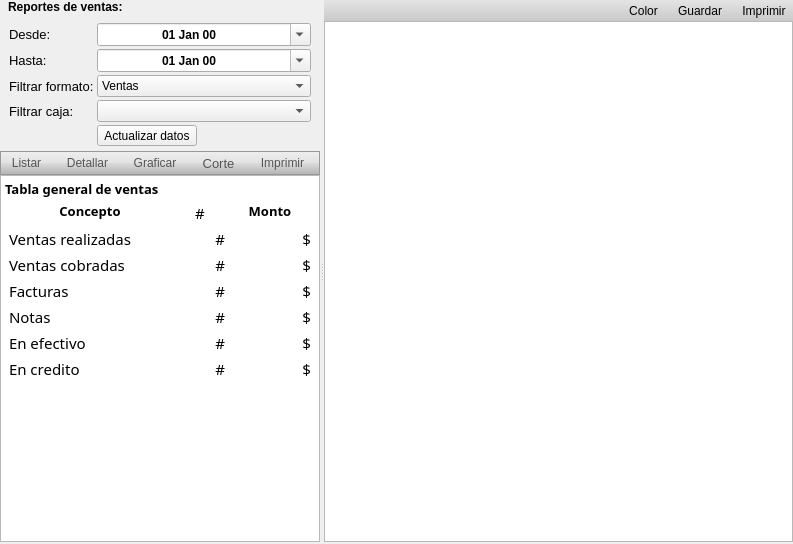
<?xml version="1.0" encoding="UTF-8"?>
<ui version="4.0">
 <class>Form</class>
 <widget class="QWidget" name="Form">
  <property name="geometry">
   <rect>
    <x>0</x>
    <y>0</y>
    <width>793</width>
    <height>544</height>
   </rect>
  </property>
  <property name="windowTitle">
   <string>Form</string>
  </property>
  <layout class="QVBoxLayout" name="verticalLayout_5">
   <property name="spacing">
    <number>0</number>
   </property>
   <property name="leftMargin">
    <number>0</number>
   </property>
   <property name="topMargin">
    <number>0</number>
   </property>
   <property name="rightMargin">
    <number>0</number>
   </property>
   <property name="bottomMargin">
    <number>2</number>
   </property>
   <item>
    <widget class="QWidget" name="topReportes" native="true">
     <layout class="QHBoxLayout" name="horizontalLayout_4">
      <property name="margin">
       <number>0</number>
      </property>
      <item>
       <layout class="QVBoxLayout" name="verticalLayout_4">
        <property name="spacing">
         <number>0</number>
        </property>
        <item>
         <widget class="QSplitter" name="splitter">
          <property name="orientation">
           <enum>Qt::Horizontal</enum>
          </property>
          <widget class="QWidget" name="layoutWidget">
           <layout class="QVBoxLayout" name="verticalLayout_3">
            <property name="spacing">
             <number>0</number>
            </property>
            <property name="sizeConstraint">
             <enum>QLayout::SetMaximumSize</enum>
            </property>
            <item>
             <widget class="QLabel" name="titulo">
              <property name="sizePolicy">
               <sizepolicy hsizetype="Preferred" vsizetype="Fixed">
                <horstretch>0</horstretch>
                <verstretch>0</verstretch>
               </sizepolicy>
              </property>
              <property name="font">
               <font>
                <weight>75</weight>
                <bold>true</bold>
               </font>
              </property>
              <property name="text">
               <string>Reportes de ventas:</string>
              </property>
              <property name="margin">
               <number>7</number>
              </property>
              <property name="indent">
               <number>8</number>
              </property>
             </widget>
            </item>
            <item>
             <widget class="QWidget" name="widget" native="true">
              <layout class="QVBoxLayout" name="verticalLayout_6">
               <property name="spacing">
                <number>3</number>
               </property>
               <property name="bottomMargin">
                <number>5</number>
               </property>
               <item>
                <layout class="QFormLayout" name="formLayout">
                 <property name="fieldGrowthPolicy">
                  <enum>QFormLayout::AllNonFixedFieldsGrow</enum>
                 </property>
                 <item row="0" column="0">
                  <widget class="QLabel" name="label_17">
                   <property name="font">
                    <font>
                     <pointsize>10</pointsize>
                     <weight>50</weight>
                     <bold>false</bold>
                    </font>
                   </property>
                   <property name="text">
                    <string>Desde:</string>
                   </property>
                  </widget>
                 </item>
                 <item row="0" column="1">
                  <widget class="QDateEdit" name="deFrom">
                   <property name="font">
                    <font>
                     <weight>75</weight>
                     <bold>true</bold>
                    </font>
                   </property>
                   <property name="alignment">
                    <set>Qt::AlignCenter</set>
                   </property>
                   <property name="buttonSymbols">
                    <enum>QAbstractSpinBox::NoButtons</enum>
                   </property>
                   <property name="accelerated">
                    <bool>true</bool>
                   </property>
                   <property name="displayFormat">
                    <string>dd MMM yy   </string>
                   </property>
                   <property name="calendarPopup">
                    <bool>true</bool>
                   </property>
                  </widget>
                 </item>
                 <item row="1" column="0">
                  <widget class="QLabel" name="label_4">
                   <property name="font">
                    <font>
                     <pointsize>10</pointsize>
                     <weight>50</weight>
                     <bold>false</bold>
                    </font>
                   </property>
                   <property name="text">
                    <string>Hasta:</string>
                   </property>
                   <property name="alignment">
                    <set>Qt::AlignLeading|Qt::AlignLeft|Qt::AlignVCenter</set>
                   </property>
                  </widget>
                 </item>
                 <item row="1" column="1">
                  <widget class="QDateEdit" name="deTo">
                   <property name="font">
                    <font>
                     <weight>75</weight>
                     <bold>true</bold>
                    </font>
                   </property>
                   <property name="alignment">
                    <set>Qt::AlignCenter</set>
                   </property>
                   <property name="buttonSymbols">
                    <enum>QAbstractSpinBox::NoButtons</enum>
                   </property>
                   <property name="accelerated">
                    <bool>true</bool>
                   </property>
                   <property name="displayFormat">
                    <string>dd MMM yy   </string>
                   </property>
                   <property name="calendarPopup">
                    <bool>true</bool>
                   </property>
                  </widget>
                 </item>
                 <item row="2" column="0">
                  <widget class="QLabel" name="label_8">
                   <property name="font">
                    <font>
                     <pointsize>10</pointsize>
                     <weight>50</weight>
                     <bold>false</bold>
                    </font>
                   </property>
                   <property name="text">
                    <string>Filtrar formato:</string>
                   </property>
                  </widget>
                 </item>
                 <item row="2" column="1">
                  <widget class="QComboBox" name="cbListas">
                   <property name="font">
                    <font>
                     <weight>50</weight>
                     <bold>false</bold>
                    </font>
                   </property>
                   <item>
                    <property name="text">
                     <string>Ventas</string>
                    </property>
                   </item>
                   <item>
                    <property name="text">
                     <string>Compras</string>
                    </property>
                   </item>
                   <item>
                    <property name="text">
                     <string>Gastos</string>
                    </property>
                   </item>
                   <item>
                    <property name="text">
                     <string>Retiros</string>
                    </property>
                   </item>
                   <item>
                    <property name="text">
                     <string>Depositos</string>
                    </property>
                   </item>
                  </widget>
                 </item>
                 <item row="3" column="0">
                  <widget class="QLabel" name="label">
                   <property name="font">
                    <font>
                     <pointsize>10</pointsize>
                     <weight>50</weight>
                     <bold>false</bold>
                    </font>
                   </property>
                   <property name="text">
                    <string>Filtrar caja:</string>
                   </property>
                  </widget>
                 </item>
                 <item row="3" column="1">
                  <widget class="QComboBox" name="cbCaja"/>
                 </item>
                 <item row="4" column="1">
                  <widget class="QToolButton" name="pbListaVentas">
                   <property name="font">
                    <font>
                     <pointsize>9</pointsize>
                     <weight>50</weight>
                     <bold>false</bold>
                    </font>
                   </property>
                   <property name="text">
                    <string>Actualizar datos</string>
                   </property>
                   <property name="icon">
                    <iconset resource="../../icons.qrc">
                     <normaloff>:/actions/images/actions/color_18/reload.png</normaloff>:/actions/images/actions/color_18/reload.png</iconset>
                   </property>
                   <property name="iconSize">
                    <size>
                     <width>18</width>
                     <height>18</height>
                    </size>
                   </property>
                   <property name="toolButtonStyle">
                    <enum>Qt::ToolButtonTextBesideIcon</enum>
                   </property>
                  </widget>
                 </item>
                </layout>
               </item>
              </layout>
             </widget>
            </item>
            <item>
             <widget class="QFrame" name="frame">
              <property name="sizePolicy">
               <sizepolicy hsizetype="Preferred" vsizetype="Fixed">
                <horstretch>0</horstretch>
                <verstretch>0</verstretch>
               </sizepolicy>
              </property>
              <property name="styleSheet">
               <string notr="true">.QFrame{
border: 1.2px solid #999;
background-color: qlineargradient(spread:pad, x1:0, y1:0, x2:0, y2:1, stop:0 rgba(239, 239, 239, 255), stop:0.5 rgba(226, 226, 226, 255), stop:0.509091 rgba(219, 219, 219, 255), stop:0.986364 rgba(179, 179, 179, 255), stop:1 rgba(207, 228, 255, 255));}
QToolButton::hover{
	background-color:rgba(133, 217, 255, 100);
}
QToolButton::pressed{
	
	background-color: qlineargradient(spread:pad, x1:1, y1:1, x2:1, y2:0, stop:0 rgba(239, 239, 239, 27), stop:1 rgba(68, 68, 68, 205));
}
QToolButton, QLabel{padding:2 4 2 4; color:#555;border:0;}
 
</string>
              </property>
              <property name="frameShape">
               <enum>QFrame::StyledPanel</enum>
              </property>
              <property name="frameShadow">
               <enum>QFrame::Raised</enum>
              </property>
              <layout class="QHBoxLayout" name="horizontalLayout_3">
               <property name="margin">
                <number>0</number>
               </property>
               <item>
                <widget class="QToolButton" name="tbListar">
                 <property name="font">
                  <font>
                   <pointsize>9</pointsize>
                   <weight>50</weight>
                   <bold>false</bold>
                  </font>
                 </property>
                 <property name="text">
                  <string>Listar</string>
                 </property>
                 <property name="icon">
                  <iconset resource="../../icons.qrc">
                   <normaloff>:/actions/images/actions/black_18/list.png</normaloff>:/actions/images/actions/black_18/list.png</iconset>
                 </property>
                 <property name="iconSize">
                  <size>
                   <width>18</width>
                   <height>18</height>
                  </size>
                 </property>
                 <property name="popupMode">
                  <enum>QToolButton::InstantPopup</enum>
                 </property>
                 <property name="toolButtonStyle">
                  <enum>Qt::ToolButtonTextUnderIcon</enum>
                 </property>
                 <property name="autoRaise">
                  <bool>true</bool>
                 </property>
                </widget>
               </item>
               <item>
                <widget class="QToolButton" name="tbDetallar">
                 <property name="font">
                  <font>
                   <pointsize>9</pointsize>
                  </font>
                 </property>
                 <property name="text">
                  <string>Detallar</string>
                 </property>
                 <property name="icon">
                  <iconset resource="../../icons.qrc">
                   <normaloff>:/actions/images/actions/color_18/clipboard.png</normaloff>:/actions/images/actions/color_18/clipboard.png</iconset>
                 </property>
                 <property name="iconSize">
                  <size>
                   <width>18</width>
                   <height>18</height>
                  </size>
                 </property>
                 <property name="popupMode">
                  <enum>QToolButton::InstantPopup</enum>
                 </property>
                 <property name="toolButtonStyle">
                  <enum>Qt::ToolButtonTextUnderIcon</enum>
                 </property>
                 <property name="autoRaise">
                  <bool>true</bool>
                 </property>
                </widget>
               </item>
               <item>
                <widget class="QToolButton" name="tbGraficas">
                 <property name="font">
                  <font>
                   <pointsize>9</pointsize>
                   <weight>50</weight>
                   <bold>false</bold>
                  </font>
                 </property>
                 <property name="text">
                  <string>Graficar</string>
                 </property>
                 <property name="icon">
                  <iconset resource="../../icons.qrc">
                   <normaloff>:/actions/images/actions/color_18/stats_bars.png</normaloff>:/actions/images/actions/color_18/stats_bars.png</iconset>
                 </property>
                 <property name="iconSize">
                  <size>
                   <width>18</width>
                   <height>18</height>
                  </size>
                 </property>
                 <property name="toolButtonStyle">
                  <enum>Qt::ToolButtonTextUnderIcon</enum>
                 </property>
                 <property name="autoRaise">
                  <bool>true</bool>
                 </property>
                </widget>
               </item>
               <item>
                <widget class="QToolButton" name="bCorteT">
                 <property name="font">
                  <font>
                   <pointsize>10</pointsize>
                  </font>
                 </property>
                 <property name="toolTip">
                  <string>Realizar corte de ventas.</string>
                 </property>
                 <property name="text">
                  <string>Corte</string>
                 </property>
                 <property name="icon">
                  <iconset resource="../../icons.qrc">
                   <normaloff>:/actions/images/actions/color_18/scissors.png</normaloff>:/actions/images/actions/color_18/scissors.png</iconset>
                 </property>
                 <property name="iconSize">
                  <size>
                   <width>18</width>
                   <height>18</height>
                  </size>
                 </property>
                 <property name="toolButtonStyle">
                  <enum>Qt::ToolButtonTextUnderIcon</enum>
                 </property>
                </widget>
               </item>
               <item>
                <widget class="QToolButton" name="tbImprimir">
                 <property name="font">
                  <font>
                   <pointsize>9</pointsize>
                   <weight>50</weight>
                   <bold>false</bold>
                  </font>
                 </property>
                 <property name="text">
                  <string>Imprimir</string>
                 </property>
                 <property name="icon">
                  <iconset resource="../../icons.qrc">
                   <normaloff>:/actions/images/actions/color_18/print.png</normaloff>:/actions/images/actions/color_18/print.png</iconset>
                 </property>
                 <property name="iconSize">
                  <size>
                   <width>18</width>
                   <height>18</height>
                  </size>
                 </property>
                 <property name="popupMode">
                  <enum>QToolButton::InstantPopup</enum>
                 </property>
                 <property name="toolButtonStyle">
                  <enum>Qt::ToolButtonTextUnderIcon</enum>
                 </property>
                 <property name="autoRaise">
                  <bool>true</bool>
                 </property>
                </widget>
               </item>
              </layout>
             </widget>
            </item>
            <item>
             <widget class="QTextEdit" name="teDetalles">
              <property name="maximumSize">
               <size>
                <width>320</width>
                <height>16777215</height>
               </size>
              </property>
              <property name="font">
               <font>
                <family>Droid Sans</family>
                <pointsize>10</pointsize>
               </font>
              </property>
              <property name="html">
               <string>&lt;!DOCTYPE HTML PUBLIC &quot;-//W3C//DTD HTML 4.0//EN&quot; &quot;http://www.w3.org/TR/REC-html40/strict.dtd&quot;&gt;
&lt;html&gt;&lt;head&gt;&lt;meta name=&quot;qrichtext&quot; content=&quot;1&quot; /&gt;&lt;style type=&quot;text/css&quot;&gt;
p, li { white-space: pre-wrap; }
&lt;/style&gt;&lt;/head&gt;&lt;body style=&quot; font-family:'Droid Sans'; font-size:10pt; font-weight:400; font-style:normal;&quot;&gt;
&lt;p style=&quot; margin-top:14px; margin-bottom:12px; margin-left:0px; margin-right:0px; -qt-block-indent:0; text-indent:0px;&quot;&gt;&lt;span style=&quot; font-family:'Sans'; font-weight:600;&quot;&gt;Tabla general de ventas&lt;/span&gt;&lt;/p&gt;
&lt;table border=&quot;0&quot; style=&quot; margin-top:0px; margin-bottom:0px; margin-left:0px; margin-right:0px;&quot; width=&quot;100%&quot; cellspacing=&quot;4&quot; cellpadding=&quot;0&quot;&gt;
&lt;tr&gt;
&lt;td&gt;
&lt;p align=&quot;center&quot; style=&quot; margin-top:0px; margin-bottom:0px; margin-left:0px; margin-right:0px; -qt-block-indent:0; text-indent:0px;&quot;&gt;&lt;span style=&quot; font-family:'Sans'; font-weight:600;&quot;&gt;Concepto&lt;/span&gt;&lt;/p&gt;&lt;/td&gt;
&lt;td&gt;
&lt;p align=&quot;center&quot; style=&quot; margin-top:0px; margin-bottom:0px; margin-left:0px; margin-right:0px; -qt-block-indent:0; text-indent:0px;&quot;&gt;&lt;span style=&quot; font-size:11pt;&quot;&gt;#&lt;/span&gt;&lt;/p&gt;&lt;/td&gt;
&lt;td&gt;
&lt;p align=&quot;center&quot; style=&quot; margin-top:0px; margin-bottom:0px; margin-left:0px; margin-right:0px; -qt-block-indent:0; text-indent:0px;&quot;&gt;&lt;span style=&quot; font-family:'Sans'; font-weight:600;&quot;&gt;Monto&lt;/span&gt;&lt;/p&gt;&lt;/td&gt;&lt;/tr&gt;
&lt;tr&gt;
&lt;td&gt;
&lt;p style=&quot; margin-top:0px; margin-bottom:0px; margin-left:0px; margin-right:0px; -qt-block-indent:0; text-indent:0px;&quot;&gt;&lt;span style=&quot; font-family:'Sans'; font-size:11pt;&quot;&gt;Ventas realizadas&lt;/span&gt;&lt;/p&gt;&lt;/td&gt;
&lt;td&gt;
&lt;p align=&quot;right&quot; style=&quot; margin-top:0px; margin-bottom:0px; margin-left:0px; margin-right:0px; -qt-block-indent:0; text-indent:0px;&quot;&gt;&lt;span style=&quot; font-family:'Sans'; font-size:11pt;&quot;&gt;#&lt;/span&gt;&lt;/p&gt;&lt;/td&gt;
&lt;td&gt;
&lt;p align=&quot;right&quot; style=&quot; margin-top:0px; margin-bottom:0px; margin-left:0px; margin-right:0px; -qt-block-indent:0; text-indent:0px;&quot;&gt;&lt;span style=&quot; font-family:'Sans'; font-size:11pt;&quot;&gt;$&lt;/span&gt;&lt;/p&gt;&lt;/td&gt;&lt;/tr&gt;
&lt;tr&gt;
&lt;td&gt;
&lt;p style=&quot; margin-top:0px; margin-bottom:0px; margin-left:0px; margin-right:0px; -qt-block-indent:0; text-indent:0px;&quot;&gt;&lt;span style=&quot; font-family:'Sans'; font-size:11pt;&quot;&gt;Ventas cobradas&lt;/span&gt;&lt;/p&gt;&lt;/td&gt;
&lt;td&gt;
&lt;p align=&quot;right&quot; style=&quot; margin-top:0px; margin-bottom:0px; margin-left:0px; margin-right:0px; -qt-block-indent:0; text-indent:0px;&quot;&gt;&lt;span style=&quot; font-family:'Sans'; font-size:11pt;&quot;&gt;#&lt;/span&gt;&lt;/p&gt;&lt;/td&gt;
&lt;td&gt;
&lt;p align=&quot;right&quot; style=&quot; margin-top:0px; margin-bottom:0px; margin-left:0px; margin-right:0px; -qt-block-indent:0; text-indent:0px;&quot;&gt;&lt;span style=&quot; font-family:'Sans'; font-size:11pt;&quot;&gt;$&lt;/span&gt;&lt;/p&gt;&lt;/td&gt;&lt;/tr&gt;
&lt;tr&gt;
&lt;td&gt;
&lt;p style=&quot; margin-top:0px; margin-bottom:0px; margin-left:0px; margin-right:0px; -qt-block-indent:0; text-indent:0px;&quot;&gt;&lt;span style=&quot; font-family:'Sans'; font-size:11pt;&quot;&gt;Facturas&lt;/span&gt;&lt;/p&gt;&lt;/td&gt;
&lt;td&gt;
&lt;p align=&quot;right&quot; style=&quot; margin-top:0px; margin-bottom:0px; margin-left:0px; margin-right:0px; -qt-block-indent:0; text-indent:0px;&quot;&gt;&lt;span style=&quot; font-family:'Sans'; font-size:11pt;&quot;&gt;#&lt;/span&gt;&lt;/p&gt;&lt;/td&gt;
&lt;td&gt;
&lt;p align=&quot;right&quot; style=&quot; margin-top:0px; margin-bottom:0px; margin-left:0px; margin-right:0px; -qt-block-indent:0; text-indent:0px;&quot;&gt;&lt;span style=&quot; font-family:'Sans'; font-size:11pt;&quot;&gt;$&lt;/span&gt;&lt;/p&gt;&lt;/td&gt;&lt;/tr&gt;
&lt;tr&gt;
&lt;td&gt;
&lt;p style=&quot; margin-top:0px; margin-bottom:0px; margin-left:0px; margin-right:0px; -qt-block-indent:0; text-indent:0px;&quot;&gt;&lt;span style=&quot; font-family:'Sans'; font-size:11pt;&quot;&gt;Notas&lt;/span&gt;&lt;/p&gt;&lt;/td&gt;
&lt;td&gt;
&lt;p align=&quot;right&quot; style=&quot; margin-top:0px; margin-bottom:0px; margin-left:0px; margin-right:0px; -qt-block-indent:0; text-indent:0px;&quot;&gt;&lt;span style=&quot; font-family:'Sans'; font-size:11pt;&quot;&gt;#&lt;/span&gt;&lt;/p&gt;&lt;/td&gt;
&lt;td&gt;
&lt;p align=&quot;right&quot; style=&quot; margin-top:0px; margin-bottom:0px; margin-left:0px; margin-right:0px; -qt-block-indent:0; text-indent:0px;&quot;&gt;&lt;span style=&quot; font-family:'Sans'; font-size:11pt;&quot;&gt;$&lt;/span&gt;&lt;/p&gt;&lt;/td&gt;&lt;/tr&gt;
&lt;tr&gt;
&lt;td&gt;
&lt;p style=&quot; margin-top:0px; margin-bottom:0px; margin-left:0px; margin-right:0px; -qt-block-indent:0; text-indent:0px;&quot;&gt;&lt;span style=&quot; font-family:'Sans'; font-size:11pt;&quot;&gt;En efectivo&lt;/span&gt;&lt;/p&gt;&lt;/td&gt;
&lt;td&gt;
&lt;p align=&quot;right&quot; style=&quot; margin-top:0px; margin-bottom:0px; margin-left:0px; margin-right:0px; -qt-block-indent:0; text-indent:0px;&quot;&gt;&lt;span style=&quot; font-family:'Sans'; font-size:11pt;&quot;&gt;#&lt;/span&gt;&lt;/p&gt;&lt;/td&gt;
&lt;td&gt;
&lt;p align=&quot;right&quot; style=&quot; margin-top:0px; margin-bottom:0px; margin-left:0px; margin-right:0px; -qt-block-indent:0; text-indent:0px;&quot;&gt;&lt;span style=&quot; font-family:'Sans'; font-size:11pt;&quot;&gt;$&lt;/span&gt;&lt;/p&gt;&lt;/td&gt;&lt;/tr&gt;
&lt;tr&gt;
&lt;td&gt;
&lt;p style=&quot; margin-top:0px; margin-bottom:0px; margin-left:0px; margin-right:0px; -qt-block-indent:0; text-indent:0px;&quot;&gt;&lt;span style=&quot; font-family:'Sans'; font-size:11pt;&quot;&gt;En credito&lt;/span&gt;&lt;/p&gt;&lt;/td&gt;
&lt;td&gt;
&lt;p align=&quot;right&quot; style=&quot; margin-top:0px; margin-bottom:0px; margin-left:0px; margin-right:0px; -qt-block-indent:0; text-indent:0px;&quot;&gt;&lt;span style=&quot; font-family:'Sans'; font-size:11pt;&quot;&gt;#&lt;/span&gt;&lt;/p&gt;&lt;/td&gt;
&lt;td&gt;
&lt;p align=&quot;right&quot; style=&quot; margin-top:0px; margin-bottom:0px; margin-left:0px; margin-right:0px; -qt-block-indent:0; text-indent:0px;&quot;&gt;&lt;span style=&quot; font-family:'Sans'; font-size:11pt;&quot;&gt;$&lt;/span&gt;&lt;/p&gt;&lt;/td&gt;&lt;/tr&gt;&lt;/table&gt;&lt;/body&gt;&lt;/html&gt;</string>
              </property>
             </widget>
            </item>
           </layout>
          </widget>
          <widget class="QStackedWidget" name="stackReportes">
           <property name="currentIndex">
            <number>1</number>
           </property>
           <widget class="QWidget" name="page_5">
            <layout class="QVBoxLayout" name="verticalLayout">
             <property name="margin">
              <number>0</number>
             </property>
             <item>
              <widget class="QTableView" name="tVentas">
               <property name="editTriggers">
                <set>QAbstractItemView::NoEditTriggers</set>
               </property>
               <property name="alternatingRowColors">
                <bool>true</bool>
               </property>
               <property name="selectionBehavior">
                <enum>QAbstractItemView::SelectRows</enum>
               </property>
               <property name="sortingEnabled">
                <bool>true</bool>
               </property>
               <attribute name="verticalHeaderVisible">
                <bool>false</bool>
               </attribute>
              </widget>
             </item>
            </layout>
           </widget>
           <widget class="QWidget" name="page_6">
            <layout class="QVBoxLayout" name="verticalLayout_2">
             <property name="spacing">
              <number>0</number>
             </property>
             <property name="margin">
              <number>0</number>
             </property>
             <item>
              <widget class="QWidget" name="gToolbar_3" native="true">
               <property name="styleSheet">
                <string notr="true">.QWidget{background-color: qlineargradient(spread:reflect, x1:1, y1:1, x2:1, y2:0, stop:0 rgba(201, 201, 201, 255), stop:1 rgba(228, 228, 228, 255));}</string>
               </property>
               <layout class="QHBoxLayout" name="horizontalLayout_8">
                <property name="margin">
                 <number>0</number>
                </property>
                <item>
                 <spacer name="horizontalSpacer_4">
                  <property name="orientation">
                   <enum>Qt::Horizontal</enum>
                  </property>
                  <property name="sizeHint" stdset="0">
                   <size>
                    <width>40</width>
                    <height>20</height>
                   </size>
                  </property>
                 </spacer>
                </item>
                <item>
                 <widget class="QToolButton" name="tbGColorear">
                  <property name="font">
                   <font>
                    <pointsize>9</pointsize>
                    <weight>50</weight>
                    <bold>false</bold>
                   </font>
                  </property>
                  <property name="text">
                   <string>Color</string>
                  </property>
                  <property name="icon">
                   <iconset resource="../../icons.qrc">
                    <normaloff>:/actions/images/actions/color_18/history.png</normaloff>:/actions/images/actions/color_18/history.png</iconset>
                  </property>
                  <property name="iconSize">
                   <size>
                    <width>18</width>
                    <height>18</height>
                   </size>
                  </property>
                  <property name="toolButtonStyle">
                   <enum>Qt::ToolButtonTextBesideIcon</enum>
                  </property>
                  <property name="autoRaise">
                   <bool>true</bool>
                  </property>
                 </widget>
                </item>
                <item>
                 <widget class="QToolButton" name="tbGGuardar">
                  <property name="font">
                   <font>
                    <pointsize>9</pointsize>
                    <weight>50</weight>
                    <bold>false</bold>
                   </font>
                  </property>
                  <property name="text">
                   <string>Guardar</string>
                  </property>
                  <property name="icon">
                   <iconset resource="../../icons.qrc">
                    <normaloff>:/actions/images/actions/color_18/diskette.png</normaloff>:/actions/images/actions/color_18/diskette.png</iconset>
                  </property>
                  <property name="iconSize">
                   <size>
                    <width>18</width>
                    <height>18</height>
                   </size>
                  </property>
                  <property name="toolButtonStyle">
                   <enum>Qt::ToolButtonTextBesideIcon</enum>
                  </property>
                  <property name="autoRaise">
                   <bool>true</bool>
                  </property>
                 </widget>
                </item>
                <item>
                 <widget class="QToolButton" name="tbGImprimir">
                  <property name="font">
                   <font>
                    <pointsize>9</pointsize>
                    <weight>50</weight>
                    <bold>false</bold>
                   </font>
                  </property>
                  <property name="text">
                   <string>Imprimir</string>
                  </property>
                  <property name="icon">
                   <iconset resource="../../icons.qrc">
                    <normaloff>:/actions/images/actions/color_18/print.png</normaloff>:/actions/images/actions/color_18/print.png</iconset>
                  </property>
                  <property name="iconSize">
                   <size>
                    <width>18</width>
                    <height>18</height>
                   </size>
                  </property>
                  <property name="toolButtonStyle">
                   <enum>Qt::ToolButtonTextBesideIcon</enum>
                  </property>
                  <property name="autoRaise">
                   <bool>true</bool>
                  </property>
                 </widget>
                </item>
               </layout>
              </widget>
             </item>
             <item>
              <widget class="QGraphicsView" name="grafica">
               <property name="renderHints">
                <set>QPainter::HighQualityAntialiasing|QPainter::TextAntialiasing</set>
               </property>
              </widget>
             </item>
            </layout>
           </widget>
           <widget class="QWidget" name="page_3">
            <layout class="QVBoxLayout" name="verticalLayout_7">
             <property name="spacing">
              <number>0</number>
             </property>
             <property name="margin">
              <number>0</number>
             </property>
             <item>
              <widget class="QScrollArea" name="scrollArea">
               <property name="widgetResizable">
                <bool>true</bool>
               </property>
               <widget class="QWidget" name="scrollAreaWidgetContents">
                <property name="geometry">
                 <rect>
                  <x>0</x>
                  <y>0</y>
                  <width>363</width>
                  <height>538</height>
                 </rect>
                </property>
                <layout class="QVBoxLayout" name="verticalLayout_8">
                 <property name="spacing">
                  <number>0</number>
                 </property>
                 <property name="margin">
                  <number>0</number>
                 </property>
                 <item>
                  <widget class="QWidget" name="gToolbar_2" native="true">
                   <property name="styleSheet">
                    <string notr="true">.QWidget{background-color: qlineargradient(spread:reflect, x1:1, y1:1, x2:1, y2:0, stop:0 rgba(201, 201, 201, 255), stop:1 rgba(228, 228, 228, 255));}</string>
                   </property>
                   <layout class="QHBoxLayout" name="horizontalLayout_7">
                    <property name="margin">
                     <number>0</number>
                    </property>
                    <item>
                     <spacer name="horizontalSpacer_3">
                      <property name="orientation">
                       <enum>Qt::Horizontal</enum>
                      </property>
                      <property name="sizeHint" stdset="0">
                       <size>
                        <width>40</width>
                        <height>20</height>
                       </size>
                      </property>
                     </spacer>
                    </item>
                    <item>
                     <widget class="QToolButton" name="tbREtiquetar">
                      <property name="font">
                       <font>
                        <pointsize>9</pointsize>
                        <weight>50</weight>
                        <bold>false</bold>
                       </font>
                      </property>
                      <property name="text">
                       <string>Exportar</string>
                      </property>
                      <property name="icon">
                       <iconset resource="../../icons.qrc">
                        <normaloff>:/actions/images/actions/color_18/spreadsheet.png</normaloff>:/actions/images/actions/color_18/spreadsheet.png</iconset>
                      </property>
                      <property name="iconSize">
                       <size>
                        <width>18</width>
                        <height>18</height>
                       </size>
                      </property>
                      <property name="toolButtonStyle">
                       <enum>Qt::ToolButtonTextBesideIcon</enum>
                      </property>
                      <property name="autoRaise">
                       <bool>true</bool>
                      </property>
                     </widget>
                    </item>
                    <item>
                     <widget class="QToolButton" name="tbRGuardar">
                      <property name="font">
                       <font>
                        <pointsize>9</pointsize>
                        <weight>50</weight>
                        <bold>false</bold>
                       </font>
                      </property>
                      <property name="text">
                       <string>Guardar</string>
                      </property>
                      <property name="icon">
                       <iconset resource="../../icons.qrc">
                        <normaloff>:/actions/images/actions/color_18/diskette.png</normaloff>:/actions/images/actions/color_18/diskette.png</iconset>
                      </property>
                      <property name="iconSize">
                       <size>
                        <width>18</width>
                        <height>18</height>
                       </size>
                      </property>
                      <property name="toolButtonStyle">
                       <enum>Qt::ToolButtonTextBesideIcon</enum>
                      </property>
                      <property name="autoRaise">
                       <bool>true</bool>
                      </property>
                     </widget>
                    </item>
                    <item>
                     <widget class="QToolButton" name="tbRImprimir">
                      <property name="font">
                       <font>
                        <pointsize>9</pointsize>
                        <weight>50</weight>
                        <bold>false</bold>
                       </font>
                      </property>
                      <property name="text">
                       <string>Imprimir</string>
                      </property>
                      <property name="icon">
                       <iconset resource="../../icons.qrc">
                        <normaloff>:/actions/images/actions/color_18/print.png</normaloff>:/actions/images/actions/color_18/print.png</iconset>
                      </property>
                      <property name="iconSize">
                       <size>
                        <width>18</width>
                        <height>18</height>
                       </size>
                      </property>
                      <property name="toolButtonStyle">
                       <enum>Qt::ToolButtonTextBesideIcon</enum>
                      </property>
                      <property name="autoRaise">
                       <bool>true</bool>
                      </property>
                     </widget>
                    </item>
                   </layout>
                  </widget>
                 </item>
                 <item>
                  <widget class="QTextEdit" name="teResumen">
                   <property name="maximumSize">
                    <size>
                     <width>700</width>
                     <height>16777215</height>
                    </size>
                   </property>
                   <property name="readOnly">
                    <bool>true</bool>
                   </property>
                  </widget>
                 </item>
                </layout>
               </widget>
              </widget>
             </item>
            </layout>
           </widget>
          </widget>
         </widget>
        </item>
       </layout>
      </item>
     </layout>
    </widget>
   </item>
  </layout>
 </widget>
 <resources>
  <include location="../../icons.qrc"/>
 </resources>
 <connections/>
</ui>
